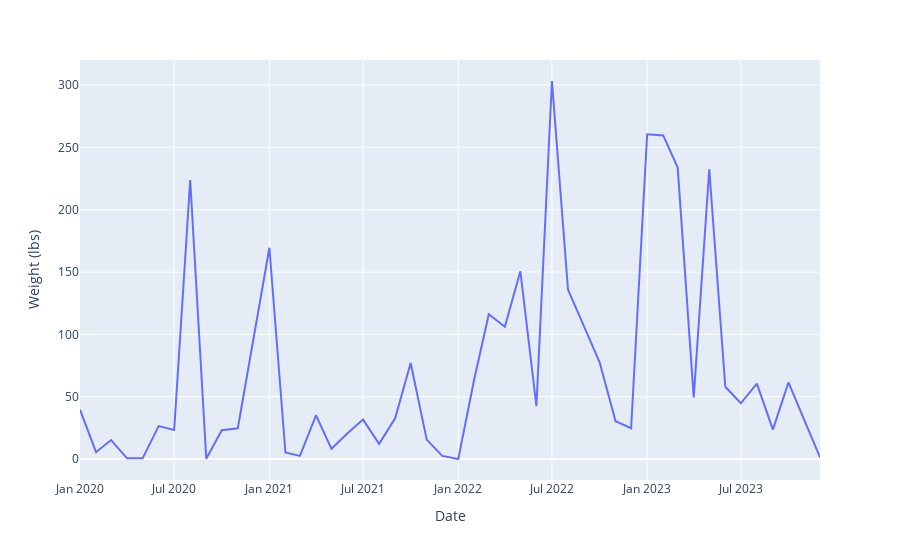

The code cell stored with this chart in its notebook:
### Code cell
px.line(fenD1, x=fenD1.index.values, y='Sum Qty (lbs)',
       labels = {
           'x' : 'Date',
           'Sum Qty (lbs)' : 'Weight (lbs)'
       })

### Figure 1 — Plotly figure (JSON) as saved in the notebook; plotly's stock layout.template omitted (floating-point values rounded to 4 significant figures)
{"data": [{"hovertemplate": "Date=%{x}<br>Weight (lbs)=%{y}<extra></extra>", "legendgroup": "", "line": {"color": "#636efa", "dash": "solid"}, "marker": {"symbol": "circle"}, "mode": "lines", "name": "", "orientation": "v", "showlegend": false, "type": "scatter", "x": ["2020-01-01T00:00:00", "2020-02-01T00:00:00", "2020-03-01T00:00:00", "2020-04-01T00:00:00", "2020-05-01T00:00:00", "2020-06-01T00:00:00", "2020-07-01T00:00:00", "2020-08-01T00:00:00", "2020-09-01T00:00:00", "2020-10-01T00:00:00", "2020-11-01T00:00:00", "2021-01-01T00:00:00", "2021-02-01T00:00:00", "2021-03-01T00:00:00", "2021-04-01T00:00:00", "2021-05-01T00:00:00", "2021-06-01T00:00:00", "2021-07-01T00:00:00", "2021-08-01T00:00:00", "2021-09-01T00:00:00", "2021-10-01T00:00:00", "2021-11-01T00:00:00", "2021-12-01T00:00:00", "2022-01-01T00:00:00", "2022-02-01T00:00:00", "2022-03-01T00:00:00", "2022-04-01T00:00:00", "2022-05-01T00:00:00", "2022-06-01T00:00:00", "2022-07-01T00:00:00", "2022-08-01T00:00:00", "2022-10-01T00:00:00", "2022-11-01T00:00:00", "2022-12-01T00:00:00", "2023-01-01T00:00:00", "2023-02-01T00:00:00", "2023-03-01T00:00:00", "2023-04-01T00:00:00", "2023-05-01T00:00:00", "2023-06-01T00:00:00", "2023-07-01T00:00:00", "2023-08-01T00:00:00", "2023-09-01T00:00:00", "2023-10-01T00:00:00", "2023-12-01T00:00:00"], "xaxis": "x", "y": [39.57, 5.511, 15.26, 0.5503, 0.5644, 26.41, 23.3, 223.9, 0.2099, 23.06, 24.69, 169.5, 5.247, 2.57, 35.1, 8.196, 20.74, 31.67, 12.24, 32.74, 77.08, 15.57, 2.5, 0.041, 64.42, 116.1, 106.1, 150.6, 42.51, 303.3, 135.9, 77.81, 30.34, 24.76, 260.5, 259.6, 233.8, 49.5, 232.5, 57.98, 44.74, 60.47, 23.59, 61.44, 1.323], "yaxis": "y"}], "layout": {"legend": {"tracegroupgap": 0}, "margin": {"t": 60}, "xaxis": {"anchor": "y", "domain": [0, 1], "title": {"text": "Date"}}, "yaxis": {"anchor": "x", "domain": [0, 1], "title": {"text": "Weight (lbs)"}}}}
